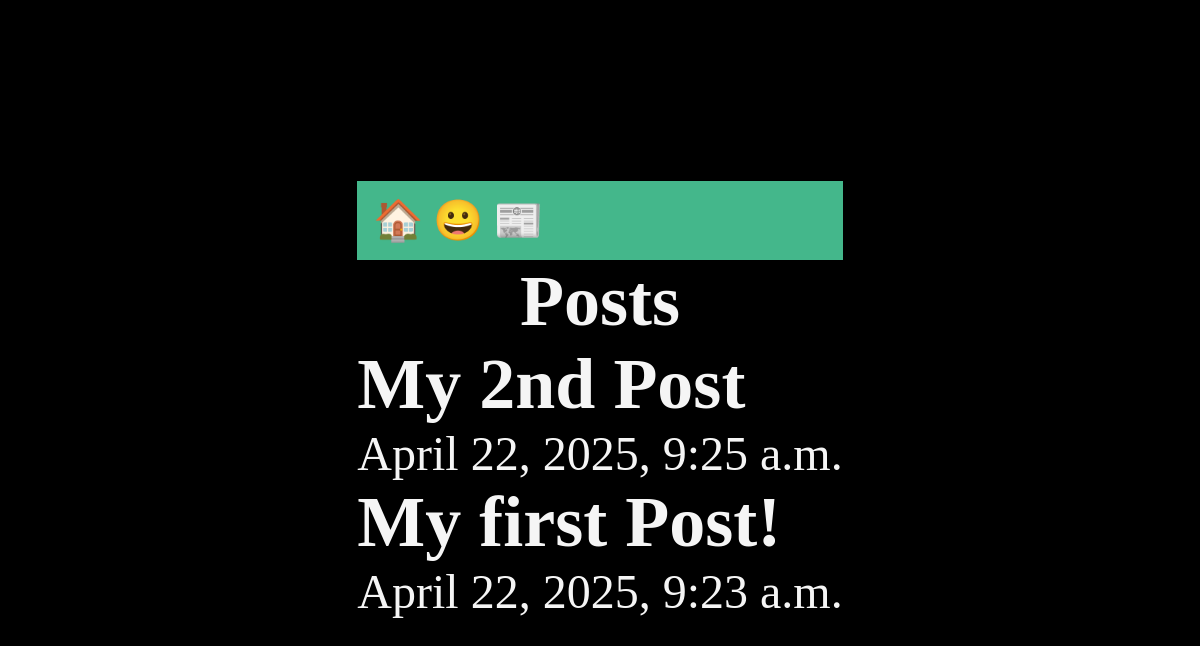
The app's page /posts/, older data.
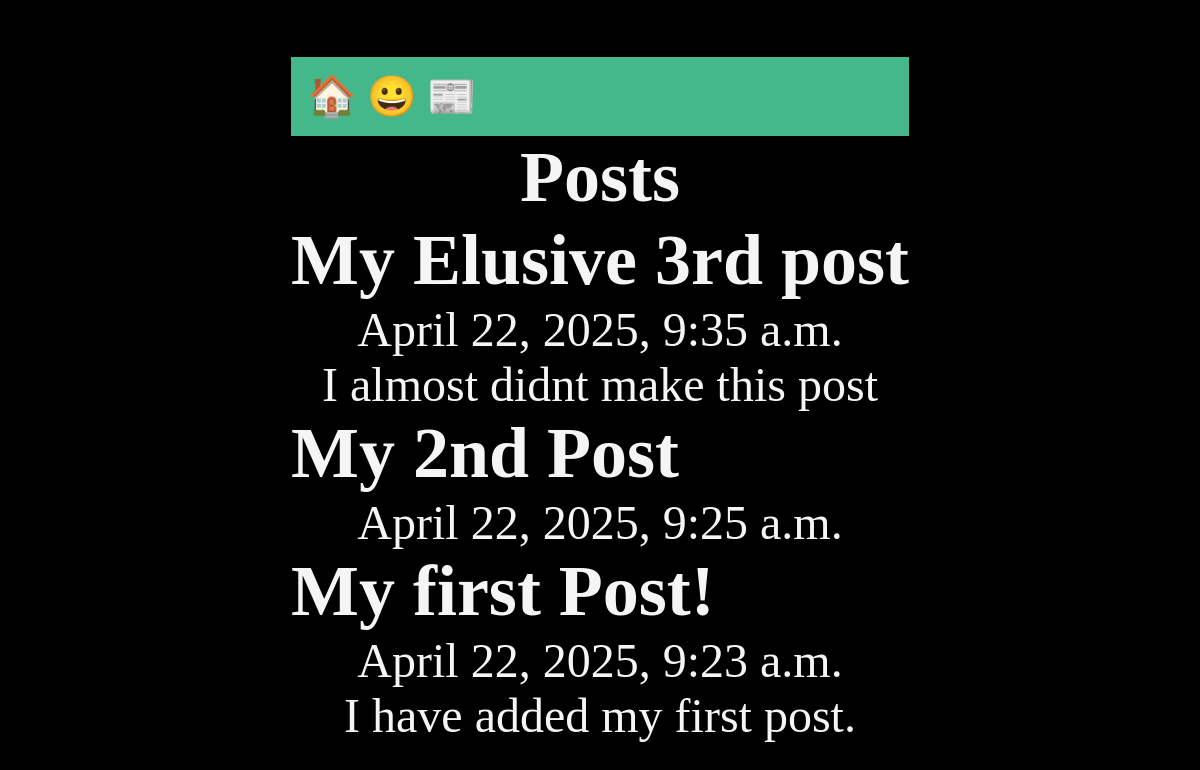
The same page, newer data.
### posts/models.py (models this page shows, shortened)
class Post(models.Model):
    title = models.CharField(max_length=75)
    body = models.TextField()
    slug = models.SlugField()
    date = models.DateTimeField(auto_now_add=True)

### posts/views.py (the view)
# urls.py: path('', views.posts_list),
def posts_list(request):
    posts = Post.objects.all().order_by('-date')
    return render(request, 'posts/posts_list.html', { 'posts': posts })

### posts/templates/posts/posts_list.html (shortened to what this page needs)
{% extends "layout.html" %}
{% block content %}
    <section>
    <h1>Posts</h1>
    {% for post in posts %}
        <article class='post'>
            <h2>{{ post.title }}</h2>
            <p>{{ post.date }}</p>
            <p>{{ post.body }}</p>
        </article>
    {% endfor %}
</section>
{% endblock %}

### templates/layout.html (shortened to what this page needs)
<!DOCTYPE html>
{% load static %}
<html lang="en">
<head>
    <link rel="stylesheet" href="{% static 'css/style.css' %}">
</head>
<body>
    <nav>
        <a href="/">🏠</a>
        <a href="/about">😀</a>
        <a href="/posts">📰</a>
    </nav>
    <main>
        {% block content %}
        {% endblock %}
    </main>
</body>
</html>

### static/css/style.css (style rules this page uses)
* { margin: 0; padding: 0; box-sizing: border-box; }
body { min-height: 100vh; display: grid; place-content: center; font-size: 3rem; background-color: black; color: whitesmoke; }
h1, p { text-align: center; }
nav { padding: 1rem; background-color: #44b78b; color: white; font-size: 2.5rem; }
main { flex-grow: 1; display: grid; place-content: center; }
a { text-decoration: none; color: #81dbb8; }

Row changes from the older to the newer data that the page shows:
added Post: title "My Elusive 3rd post", date "April 22, 2025, 9:35 a.m.", body "I almost didnt make this post"
changed Post "My first Post!": body (not shown) → "I have added my first post."
